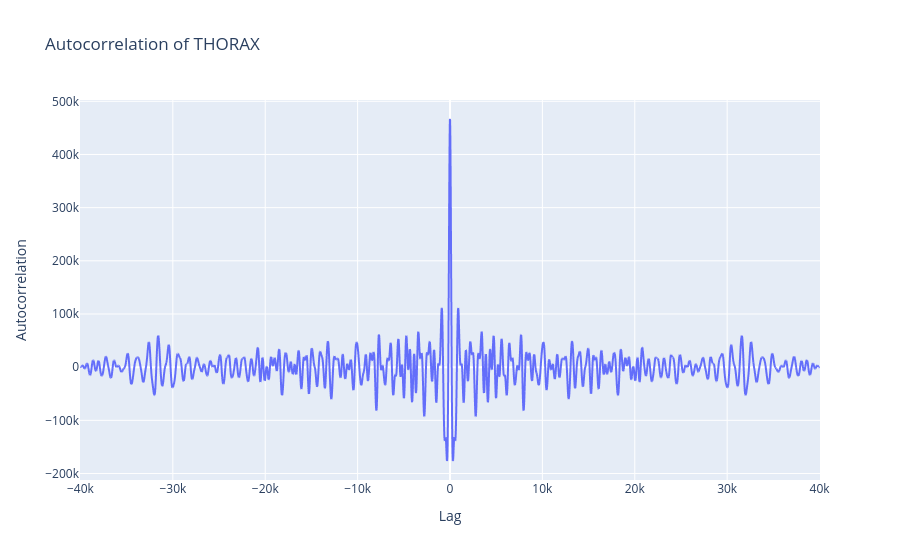

Source (notebook cell):
### Code cell
autocorr_thorax = np.correlate(df['THORAX'], df['THORAX'], mode='full')
lags = np.arange(-len(df['THORAX']) + 1, len(df['THORAX']))

fig = px.line(x=lags, y=autocorr_thorax, title='Autocorrelation of THORAX')
fig.update_xaxes(title_text='Lag')
fig.update_yaxes(title_text='Autocorrelation')
fig

### Figure 1 — Plotly figure (JSON) as saved in the notebook; plotly's stock layout.template omitted (floating-point values rounded to 4 significant figures; data arrays with more than 128 entries replaced by an {"elided": "..."} marker saying what was removed)
{"data": [{"hovertemplate": "x=%{x}<br>y=%{y}<extra></extra>", "legendgroup": "", "line": {"color": "#636efa", "dash": "solid"}, "marker": {"symbol": "circle"}, "mode": "lines", "name": "", "showlegend": false, "type": "scattergl", "x": {"elided": "80099 int values"}, "xaxis": "x", "y": {"elided": "80099 float values"}, "yaxis": "y"}], "layout": {"legend": {"tracegroupgap": 0}, "title": {"text": "Autocorrelation of THORAX"}, "xaxis": {"anchor": "y", "domain": [0, 1], "title": {"text": "Lag"}}, "yaxis": {"anchor": "x", "domain": [0, 1], "title": {"text": "Autocorrelation"}}}}
